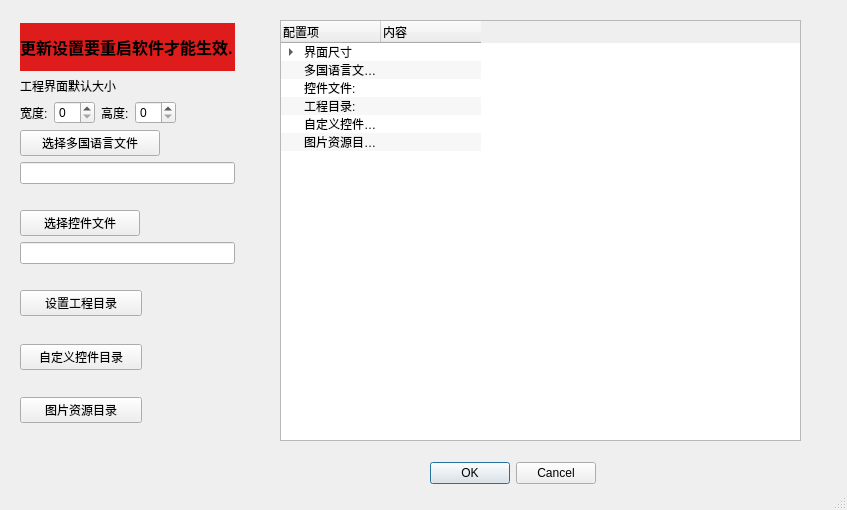
<?xml version="1.0" encoding="UTF-8"?>
<ui version="4.0">
 <class>GlobalSettings</class>
 <widget class="QDialog" name="GlobalSettings">
  <property name="geometry">
   <rect>
    <x>0</x>
    <y>0</y>
    <width>847</width>
    <height>510</height>
   </rect>
  </property>
  <property name="windowTitle">
   <string>Dialog</string>
  </property>
  <property name="sizeGripEnabled">
   <bool>true</bool>
  </property>
  <property name="modal">
   <bool>false</bool>
  </property>
  <widget class="QDialogButtonBox" name="buttonBox">
   <property name="geometry">
    <rect>
     <x>420</x>
     <y>460</y>
     <width>176</width>
     <height>27</height>
    </rect>
   </property>
   <property name="orientation">
    <enum>Qt::Horizontal</enum>
   </property>
   <property name="standardButtons">
    <set>QDialogButtonBox::Cancel|QDialogButtonBox::Ok</set>
   </property>
  </widget>
  <widget class="QWidget" name="layoutWidget">
   <property name="geometry">
    <rect>
     <x>20</x>
     <y>23</y>
     <width>215</width>
     <height>422</height>
    </rect>
   </property>
   <layout class="QVBoxLayout" name="verticalLayout_4">
    <item>
     <widget class="QLabel" name="label_4">
      <property name="font">
       <font>
        <pointsize>12</pointsize>
        <weight>75</weight>
        <bold>true</bold>
       </font>
      </property>
      <property name="autoFillBackground">
       <bool>false</bool>
      </property>
      <property name="styleSheet">
       <string notr="true">background-color: rgb(223, 28, 28);</string>
      </property>
      <property name="text">
       <string>更新设置要重启软件才能生效.</string>
      </property>
     </widget>
    </item>
    <item>
     <layout class="QVBoxLayout" name="verticalLayout_3">
      <item>
       <widget class="QLabel" name="label_3">
        <property name="text">
         <string>工程界面默认大小</string>
        </property>
       </widget>
      </item>
      <item>
       <layout class="QHBoxLayout" name="horizontalLayout_3">
        <item>
         <layout class="QHBoxLayout" name="horizontalLayout_2">
          <item>
           <widget class="QLabel" name="label">
            <property name="text">
             <string>宽度:</string>
            </property>
           </widget>
          </item>
          <item>
           <widget class="QSpinBox" name="prj_width"/>
          </item>
         </layout>
        </item>
        <item>
         <layout class="QHBoxLayout" name="horizontalLayout">
          <item>
           <widget class="QLabel" name="label_2">
            <property name="text">
             <string>高度:</string>
            </property>
           </widget>
          </item>
          <item>
           <widget class="QSpinBox" name="prj_height"/>
          </item>
          <item>
           <spacer name="horizontalSpacer">
            <property name="orientation">
             <enum>Qt::Horizontal</enum>
            </property>
            <property name="sizeHint" stdset="0">
             <size>
              <width>40</width>
              <height>20</height>
             </size>
            </property>
           </spacer>
          </item>
         </layout>
        </item>
       </layout>
      </item>
     </layout>
    </item>
    <item>
     <layout class="QVBoxLayout" name="verticalLayout">
      <item>
       <widget class="QPushButton" name="open_mlang">
        <property name="maximumSize">
         <size>
          <width>140</width>
          <height>27</height>
         </size>
        </property>
        <property name="toolTip">
         <string>&lt;html&gt;&lt;head/&gt;&lt;body&gt;&lt;p&gt;选择一个正确的多国语言文件,可以是office 2003的xls格式文,也可以选择自已导出的UTF8编码的 CSV 文本文件,分号(;)间隔.&lt;/p&gt;&lt;/body&gt;&lt;/html&gt;</string>
        </property>
        <property name="text">
         <string>选择多国语言文件</string>
        </property>
        <property name="icon">
         <iconset resource="icons.qrc">
          <normaloff>:/icon/icons/document-open.png</normaloff>:/icon/icons/document-open.png</iconset>
        </property>
       </widget>
      </item>
      <item>
       <widget class="QLineEdit" name="prjmlang_view">
        <property name="readOnly">
         <bool>true</bool>
        </property>
       </widget>
      </item>
      <item>
       <widget class="QLabel" name="filestatus">
        <property name="text">
         <string/>
        </property>
       </widget>
      </item>
     </layout>
    </item>
    <item>
     <layout class="QVBoxLayout" name="verticalLayout_2">
      <item>
       <widget class="QPushButton" name="open_prjjson">
        <property name="maximumSize">
         <size>
          <width>120</width>
          <height>27</height>
         </size>
        </property>
        <property name="toolTip">
         <string>选择一个正确控件模版文件</string>
        </property>
        <property name="text">
         <string>选择控件文件</string>
        </property>
        <property name="icon">
         <iconset resource="icons.qrc">
          <normaloff>:/icon/icons/document-open.png</normaloff>:/icon/icons/document-open.png</iconset>
        </property>
       </widget>
      </item>
      <item>
       <widget class="QLineEdit" name="prjjson_view">
        <property name="readOnly">
         <bool>true</bool>
        </property>
       </widget>
      </item>
      <item>
       <widget class="QLabel" name="filestatus_2">
        <property name="text">
         <string/>
        </property>
       </widget>
      </item>
     </layout>
    </item>
    <item>
     <layout class="QVBoxLayout" name="verticalLayout_5">
      <property name="sizeConstraint">
       <enum>QLayout::SetFixedSize</enum>
      </property>
      <item>
       <widget class="QPushButton" name="open_prjdir">
        <property name="maximumSize">
         <size>
          <width>122</width>
          <height>16777215</height>
         </size>
        </property>
        <property name="toolTip">
         <string>设置默认的工程保存的目录</string>
        </property>
        <property name="text">
         <string>设置工程目录</string>
        </property>
        <property name="icon">
         <iconset resource="icons.qrc">
          <normaloff>:/icon/icons/fileopen.png</normaloff>:/icon/icons/fileopen.png</iconset>
        </property>
       </widget>
      </item>
      <item>
       <widget class="QLabel" name="prjdir_view">
        <property name="text">
         <string/>
        </property>
       </widget>
      </item>
     </layout>
    </item>
    <item>
     <layout class="QVBoxLayout" name="verticalLayout_6">
      <property name="sizeConstraint">
       <enum>QLayout::SetFixedSize</enum>
      </property>
      <item>
       <widget class="QPushButton" name="open_custom_com">
        <property name="maximumSize">
         <size>
          <width>122</width>
          <height>16777215</height>
         </size>
        </property>
        <property name="toolTip">
         <string>设置自定义控件目录</string>
        </property>
        <property name="text">
         <string>自定义控件目录</string>
        </property>
        <property name="icon">
         <iconset resource="icons.qrc">
          <normaloff>:/icon/icons/fileopen.png</normaloff>:/icon/icons/fileopen.png</iconset>
        </property>
       </widget>
      </item>
      <item>
       <widget class="QLabel" name="prj_com_view">
        <property name="text">
         <string/>
        </property>
       </widget>
      </item>
     </layout>
    </item>
    <item>
     <layout class="QVBoxLayout" name="verticalLayout_7">
      <property name="sizeConstraint">
       <enum>QLayout::SetFixedSize</enum>
      </property>
      <item>
       <widget class="QPushButton" name="open_image_dir">
        <property name="maximumSize">
         <size>
          <width>122</width>
          <height>16777215</height>
         </size>
        </property>
        <property name="toolTip">
         <string>设置工程图片资源位置</string>
        </property>
        <property name="text">
         <string>图片资源目录</string>
        </property>
        <property name="icon">
         <iconset resource="icons.qrc">
          <normaloff>:/icon/icons/fileopen.png</normaloff>:/icon/icons/fileopen.png</iconset>
        </property>
       </widget>
      </item>
      <item>
       <widget class="QLabel" name="prjimg_view">
        <property name="text">
         <string/>
        </property>
       </widget>
      </item>
     </layout>
    </item>
   </layout>
  </widget>
  <widget class="QTreeWidget" name="treeWidget">
   <property name="geometry">
    <rect>
     <x>280</x>
     <y>20</y>
     <width>521</width>
     <height>421</height>
    </rect>
   </property>
   <property name="alternatingRowColors">
    <bool>true</bool>
   </property>
   <attribute name="headerStretchLastSection">
    <bool>false</bool>
   </attribute>
   <column>
    <property name="text">
     <string>配置项</string>
    </property>
   </column>
   <column>
    <property name="text">
     <string>内容</string>
    </property>
   </column>
   <item>
    <property name="text">
     <string>界面尺寸</string>
    </property>
    <property name="text">
     <string/>
    </property>
    <property name="toolTip">
     <string extracomment="新建界面的大小"/>
    </property>
    <item>
     <property name="text">
      <string>宽:</string>
     </property>
    </item>
    <item>
     <property name="text">
      <string>高:</string>
     </property>
    </item>
   </item>
   <item>
    <property name="text">
     <string>多国语言文件:</string>
    </property>
    <property name="text">
     <string/>
    </property>
    <property name="toolTip">
     <string extracomment="多国语言文件,office2003版本的xls,或者是UTF8格式,间隔为分号(;)的CSV文本文件."/>
    </property>
   </item>
   <item>
    <property name="text">
     <string>控件文件:</string>
    </property>
    <property name="toolTip">
     <string extracomment="原始的模版控件文件,json格式."/>
    </property>
   </item>
   <item>
    <property name="text">
     <string>工程目录:</string>
    </property>
    <property name="toolTip">
     <string extracomment="工程保存的目录,默认是程序运行目录."/>
    </property>
   </item>
   <item>
    <property name="text">
     <string>自定义控件目录:</string>
    </property>
    <property name="toolTip">
     <string extracomment="自定义的模版控件目录,默认是widgets目录."/>
    </property>
   </item>
   <item>
    <property name="text">
     <string>图片资源目录:</string>
    </property>
    <property name="toolTip">
     <string extracomment="工程中要用到的图片资源目录,默认是 images"/>
    </property>
   </item>
  </widget>
 </widget>
 <resources>
  <include location="icons.qrc"/>
 </resources>
 <connections>
  <connection>
   <sender>buttonBox</sender>
   <signal>accepted()</signal>
   <receiver>GlobalSettings</receiver>
   <slot>accept()</slot>
   <hints>
    <hint type="sourcelabel">
     <x>248</x>
     <y>254</y>
    </hint>
    <hint type="destinationlabel">
     <x>157</x>
     <y>274</y>
    </hint>
   </hints>
  </connection>
  <connection>
   <sender>buttonBox</sender>
   <signal>rejected()</signal>
   <receiver>GlobalSettings</receiver>
   <slot>reject()</slot>
   <hints>
    <hint type="sourcelabel">
     <x>316</x>
     <y>260</y>
    </hint>
    <hint type="destinationlabel">
     <x>286</x>
     <y>274</y>
    </hint>
   </hints>
  </connection>
 </connections>
</ui>
